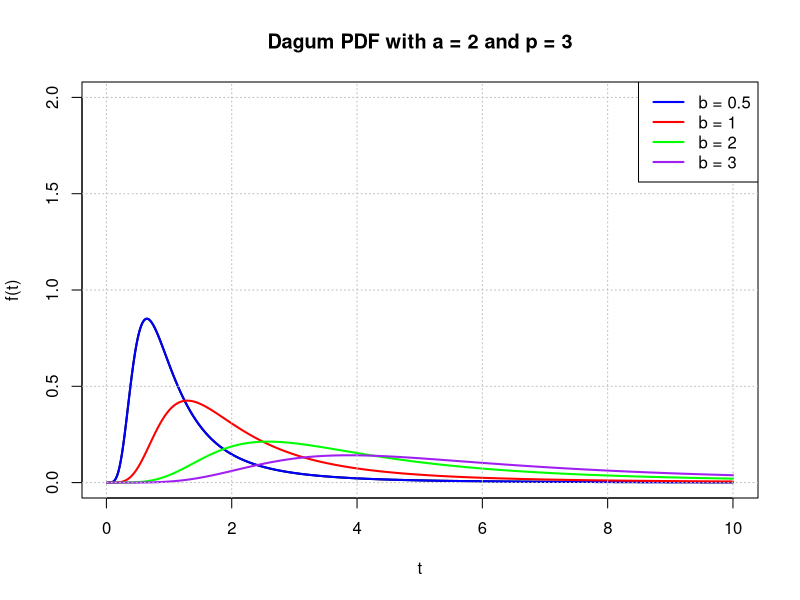
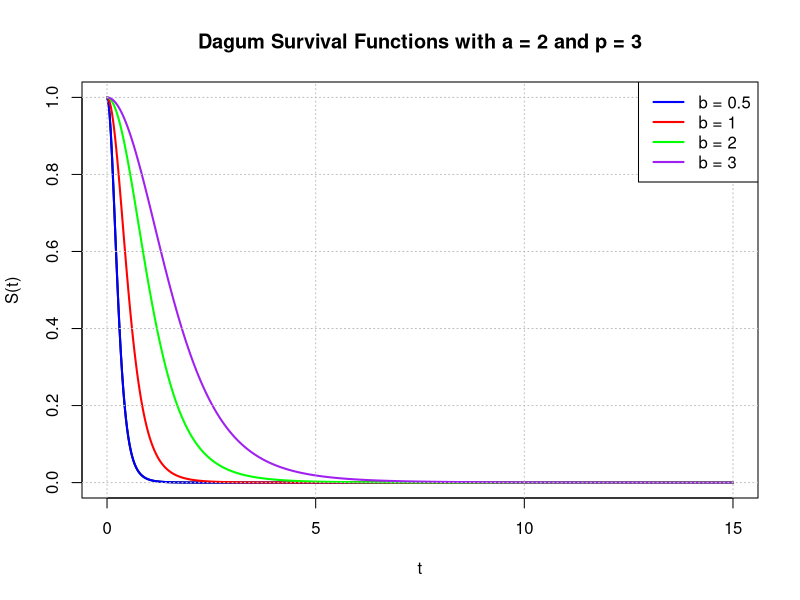
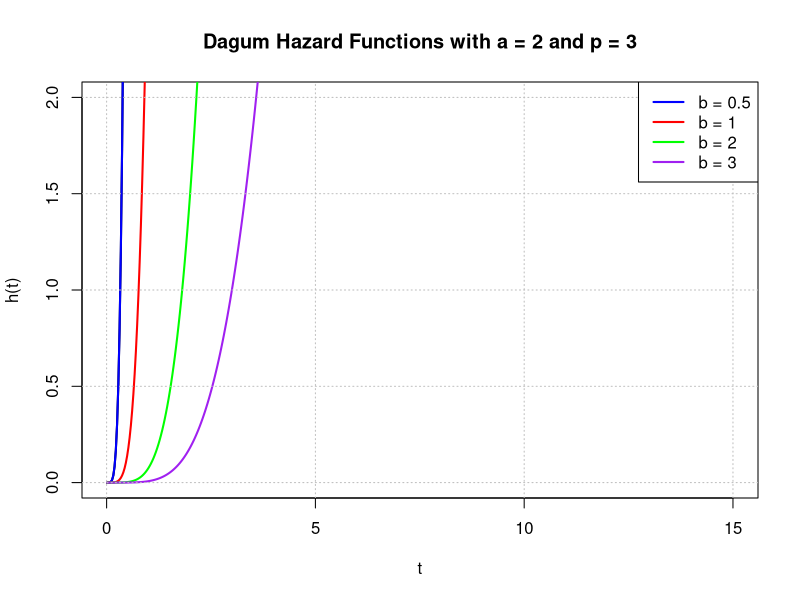

Write the R code that produced these figures, in order.
## ---- chunk 1
# Load package for Dagum distribution (in VGAM package)
if(!require(VGAM)) install.packages("VGAM")
library(VGAM)

# Parameters
a <- 2   # shape parameter a
p <- 3   # shape parameter p
b_values <- c(0.5, 1, 2, 3)  # scale parameter values

# Define PDF of Dagum distribution
ddagum_custom <- function(x, a, b, p) {
  (a * p / x) * ((x / b)^(a * p)) / ((1 + (x / b)^a)^(p + 1))
}

# Save plot as PNG
png("dagum_pdf_plot.png", width = 800, height = 600)

# Plot setup
x <- seq(0.01, 10, length.out = 500)  # avoid 0 since pdf undefined at x=0
plot(x, ddagum_custom(x, a, b_values[1], p), type = "l", lwd = 2,
     ylim = c(0, 2), col = 1,
     xlab = "t", ylab = "f(t)",
     main = paste("Dagum PDF with a =", a, "and p =", p))

# Add other curves for different b values
cols <- c("blue", "red", "green", "purple")
for(i in seq_along(b_values)) {
  lines(x, ddagum_custom(x, a, b_values[i], p), col = cols[i], lwd = 2)
}

# Add grid lines
grid(nx = NULL, ny = NULL, col = "gray", lty = "dotted")

# Legend
legend("topright", legend = paste("b =", b_values),
       col = cols, lwd = 2)

dev.off()   # Close the PNG device

## ---- chunk 2
# Parameters
a <- 2   # shape parameter a
p <- 3   # shape parameter p
b_values <- c(0.5, 1, 2, 3)  # scale parameter values from earlier example

# Survival function of Dagum distribution
sdagum_custom <- function(x, a, b, p) {
  (1 + (x / b)^a)^(-p)
}

# Save plot as PNG
png("dagum_survival_plot.png", width = 800, height = 600)

# Plot setup
x <- seq(0, 15, length.out = 500)  
plot(x, sdagum_custom(x, a, b_values[1], p), type = "l", lwd = 2,
     ylim = c(0, 1), col = 1,
     xlab = "t", ylab = "S(t)",
     main = paste("Dagum Survival Functions with a =", a, "and p =", p))

# Add other curves for different b values
cols <- c("blue", "red", "green", "purple")
for(i in seq_along(b_values)) {
  lines(x, sdagum_custom(x, a, b_values[i], p), col = cols[i], lwd = 2)
}

# Add grid lines
grid(nx = NULL, ny = NULL, col = "gray", lty = "dotted")

# Legend
legend("topright", legend = paste("b =", b_values),
       col = cols, lwd = 2)

dev.off()   # Close the PNG device

## ---- chunk 3
# Parameters
a <- 2   # shape parameter a
p <- 3   # shape parameter p
b_values <- c(0.5, 1, 2, 3)  # scale parameter values

# Hazard function of Dagum distribution
hdagum_custom <- function(x, a, b, p) {
  (a * p / x) * ((x / b)^(a * p)) / (1 + (x / b)^a)
}

# Save plot as PNG
png("dagum_hazard_plot.png", width = 800, height = 600)

# Plot setup
x <- seq(0.01, 15, length.out = 500)  # start at 0.01 to avoid division by 0
plot(x, hdagum_custom(x, a, b_values[1], p), type = "l", lwd = 2,
     ylim = c(0, 2), col = 1,
     xlab = "t", ylab = "h(t)",
     main = paste("Dagum Hazard Functions with a =", a, "and p =", p))

# Add other curves for different b values
cols <- c("blue", "red", "green", "purple")
for(i in seq_along(b_values)) {
  lines(x, hdagum_custom(x, a, b_values[i], p), col = cols[i], lwd = 2)
}

# Add grid lines
grid(nx = NULL, ny = NULL, col = "gray", lty = "dotted")

# Legend
legend("topright", legend = paste("b =", b_values),
       col = cols, lwd = 2)

dev.off()   # Close the PNG device
